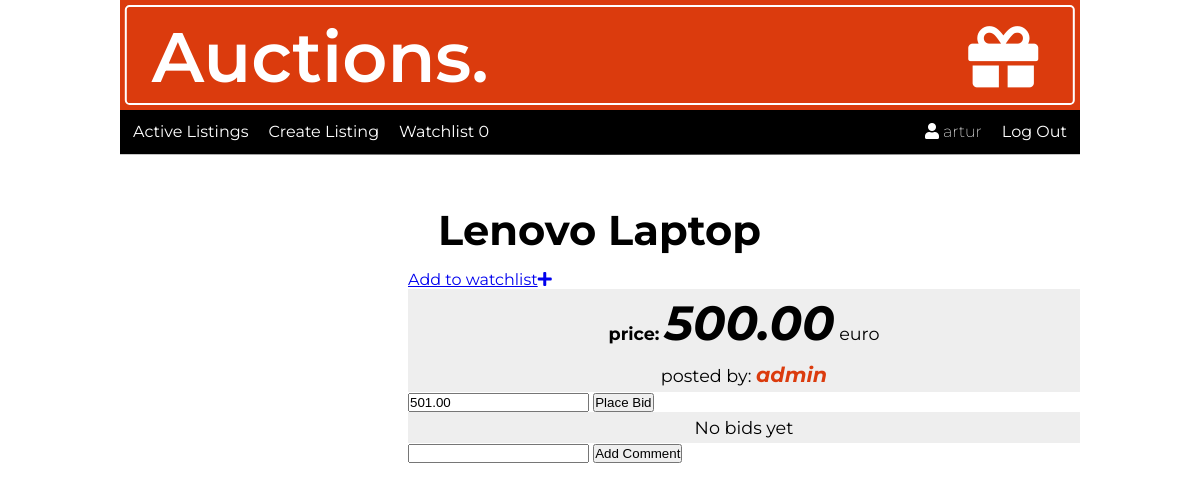
/item/1/ (signed in), run on the app's committed database.
### auctions/models.py (models this page shows, shortened)
class User(AbstractUser):
    pass

class Auction_listings(models.Model):
    image_url = models.CharField(max_length=1000)
    title = models.CharField(max_length=128)
    description = models.TextField(max_length=200)
    category = models.ForeignKey(Category, on_delete=models.CASCADE)
    price = models.DecimalField(decimal_places=2, max_digits=1000)
    created = models.DateTimeField(default=timezone.now, blank=True)
    author = models.ForeignKey(
        settings.AUTH_USER_MODEL, on_delete=models.CASCADE)
    active = models.BooleanField(default=True)

### auctions/views.py (the view)
# urls.py: path("item/<int:auction_id>/", views.item, name="item"),
def item(request, auction_id):
    auction = Auction_listings.objects.get(id=auction_id)
    bids = Bid.objects.filter(auction=auction)
    last_bid = Bid.objects.all().reverse().last()
    comments = Comment.objects.filter(auction=auction)
    watchlist = Watchlist.objects.filter(
        author=request.user, auction=auction).exists()
    if not request.user.is_authenticated:
        return HttpResponseRedirect(reverse("login"))
    actual_bid = auction.price
    if bids is not None:
        for bid in bids:
            if bid.place_bid > actual_bid:
                actual_bid = bid.place_bid
    return render(request, "auctions/item.html", {
        'auction': auction,
        'auction_id': auction_id,
        'bids': bids,
        'price': actual_bid,
        'min_bid': actual_bid+1,
        'last': last_bid,
        'comments': comments,
        'watchlist': watchlist
    })

### auctions/context_processors.py (called while the page is built)
def watchlist_all(request):
    watchlist = Watchlist.objects.filter(author=request.user)
    return {'watchlist_all': watchlist}

### auctions/templates/auctions/item.html (shortened to what this page needs)
{% extends "auctions/layout.html" %}
{% block body %}
<div class="containerItem">
    <div class="imageItem"><img src="{{auction.image_url}}" alt=""></div>
    <div class="detailsOfItem">
        <h2>{{auction.title}}</h2>
        {% if watchlist %}
        <a href="{% url 'watchlist_remove' auction_id %}">Remove<i class="fas fa-plus"></i></a>
        {% else %}
        <a href="{% url 'watchlist_add' auction_id %}">Add to watchlist<i class="fas fa-plus"></i></a>
        {% endif %}
        <p><strong>price: </strong> <span>{{price}}</span> euro</p>
        <p>posted by: <span id="author">{{auction.author}}</span></p>
        {% if auction.active and user.is_authenticated %}
        <form action="{% url 'bid' auction.id %}" method="post">
            <input type="number" name="bid" placeholder='Place a bid...' min='{{min_bid}}' value='{{min_bid}}'>
            <button class="btn btn-primary" type="submit">Place Bid</button>
        </form>
        {% endif %}
        {% for bid in bids %}
        {% if forloop.last %}
        <p>{{bid.place_bid}}- {{bid}}</p>
        {% endif %}
        {% empty %}
        <p>No bids yet</p>
        {% endfor %}
        <form action="{% url 'comment' auction.id %}" method="post">
            <input type="text" name='comment'>
            <button class="btn btn-primary" type="submit">Add Comment</button>
        </form>
    </div>
</div>
{% endblock %}

### auctions/templates/auctions/layout.html (shortened to what this page needs)
{% load static %}
<!DOCTYPE html>
<html lang="en">
<head>
    <link rel="stylesheet" href="https://cdnjs.cloudflare.com/ajax/libs/font-awesome/5.15.3/css/all.min.css"
 />
    <link href="{% static 'auctions/styles.css' %}" rel="stylesheet">
</head>
<body>
    <div class="container">
        <div class="logo">
            <div>
                <h1 class="logoText">Auctions. <i class="fas fa-gift"></i></h1>
            </div>
        </div>
        <nav>
            <ul class="nav nav-left">
                <li class="nav-item">
                    <a class="nav-link" href="{% url 'index' %}">Active Listings</a>
                </li>
                {% if user.is_authenticated %}
                <li class="nav-item">
                    <a href="{% url 'create' %}" class="nav-link">Create Listing</a>
                </li>
                <li class="nav-item">
                    <a href="{% url 'watchlist' %}" class="nav-link">Watchlist {{watchlist_all|length}}</a>
                </li>
                {%endif%}
            </ul>
            <ul class="nav nav-right">
                {% if user.is_authenticated %}
                <li class="nav-item user">
                    <i class="fas fa-user"></i>
                    {{ user.username }}
                </li>
                <li class="nav-item">
                    <a class="nav-link" href="{% url 'logout' %}">Log Out</a>
                </li>
                {% endif %}
            </ul>
        </nav>
        <hr>
        {% block body %}
        {% endblock %}
    </div>
</body>
</html>

### auctions/static/auctions/styles.css (style rules this page uses)
* { margin: 0; padding: 0; box-sizing: border-box; }
html { font-family: 'Montserrat', sans-serif; }
.container { width: 80vw; height: 100vh; margin: 0 auto; }
.containerItem { display: flex; width: 80vw; height: 100vh; }
.imageItem { position: relative; width: 30%; height: 60vh; }
.detailsOfItem { width: 70%; height: 60vh; position: relative; }
.detailsOfItem h2 { font-size: 2.6rem; margin: 40px 0 15px 30px; }
.detailsOfItem p { text-align: center; font-size: 1.1rem; padding: 5px 0; background: #eee; }
.detailsOfItem p strong { font-size: 1.1rem; }
.detailsOfItem p span { font-size: 3rem; font-weight: bold; font-style: italic; }
#author { color: #DB3B0D; font-weight: bold; font-size: 1.3rem; }
.logo { position: relative; background: #DB3B0D; width: 100%; height: 110px; color: white; }
.logo>div { position: absolute; top: 50%; left: 50%; transform: translate(-50%, -50%); background: #DB3B0D; width: 99%; height: 100px; border: 2px solid white; border-radius: .3rem; }
.logoText { font-size: 70px; padding-left: 25px; font-weight: 600; line-height: 100px; }
.logo h1 i { float: right; margin-right: 35px; line-height: 100px; }
nav { background: black; display: flex; flex-wrap: nowrap; justify-content: space-between; width: 100%; height: 44px; }
.nav { margin-top: 2px; height: 40px; display: flex; }
.nav-left { margin-left: 3px; }
.nav-right { margin-right: 3px; }
.nav-item { background: #000; list-style: none; border-radius: .3rem; transition: .4s; }
.nav-link, .user { color: white; text-decoration: none; padding: 5px 10px; line-height: 40px; }
.user { background: #000 !important; line-height: 30px; font-weight: 200; }
.listingsTitle, h2 { margin: 10px 0; font-size: 33px; }
hr { border: 0; margin-bottom: 10px; height: 1px; background: #333; background-image: linear-gradient(to right, #ccc, #333, #ccc); }
p { font-size: 1.2rem; text-align: center; }

### data on the page
User: username "artur"
Auction_listings: title "Lenovo Laptop", price "500.00", author "admin"

### other printed values
{{ watchlist_all|length }} "0"
